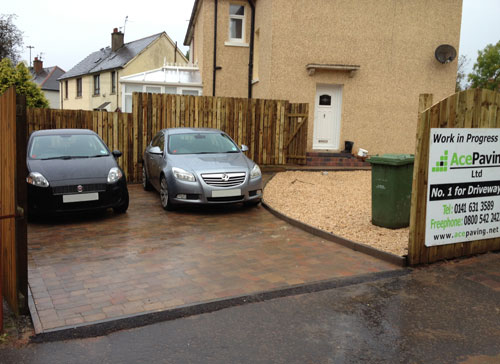
#> input picture test2.jpg, 500 x 364 px
$ python recognition.py   (older library calls are emulated)
#> lines starting #> are read from the running program, lines starting #| are printed output that depends on the picture; after the words box and inside, x2 and y2 are one past the last pixel; in counts of white or black regions, pixels touching at a corner belong together
import cv2
import sys

# The first argument is the image
image = cv2.imread("test2.jpg", 1)
#> image is the input picture: shape (364, 500, 3); mean B, G, R 101.9, 118.4, 131.3

# convert to grayscale
gray_image = cv2.cvtColor(image, cv2.COLOR_BGR2GRAY)
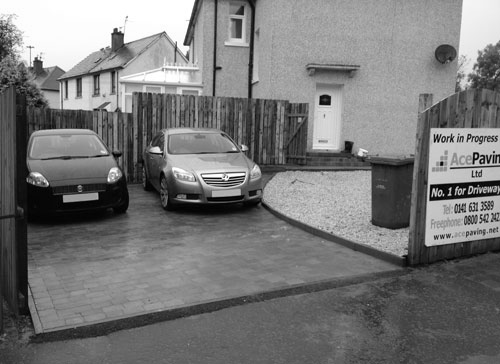
#> gray_image: shape (364, 500); min 0, max 255, mean 120.4

# blur it
blurred_image = cv2.GaussianBlur(gray_image, (7, 7), 0)
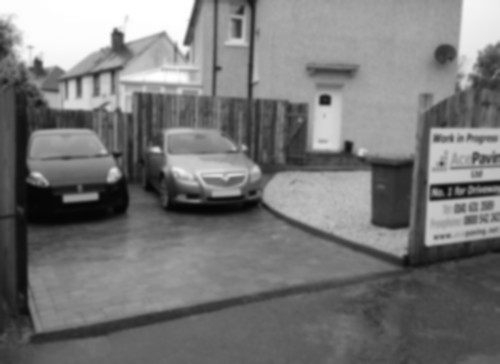
#> blurred_image: shape (364, 500); min 4, max 255, mean 120.4

#show image
cv2.imshow("Orignal Image", image)
cv2.imshow("Blurred image", blurred_image)

#Edge Detector
canny2 = cv2.Canny(blurred_image, 50, 150)
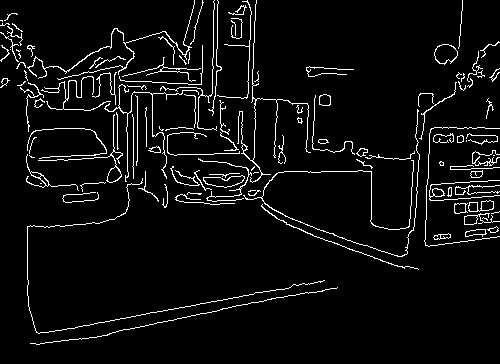
#> canny2: shape (364, 500); 5.2% white in thin lines or dots
cv2.imshow("Canny with high thresholds", canny2)


#finds contours
im, contours, hierarchy= cv2.findContours(canny2, cv2.RETR_EXTERNAL, cv2.CHAIN_APPROX_SIMPLE)
#> contours = 119 contours, 89 with area under 20; largest, box (x1, y1, x2, y2) and area: (434, 44, 458, 65) 338, (203, 175, 245, 188) 306, (468, 200, 494, 212) 186, (38, 114, 123, 183) 170, (464, 213, 500, 225) 112

print("Number of objects found = ", len(contours))
#| Number of objects found =  119
cv2.drawContours(image, contours, -1, (0,255,0), 2)
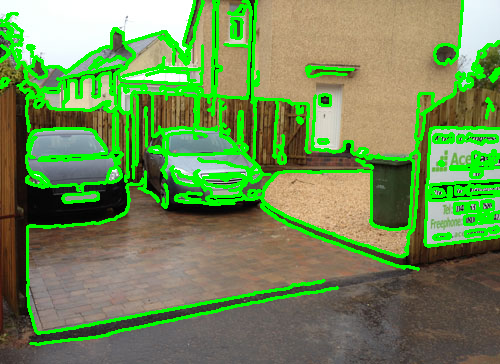
#> image: shape (364, 500, 3); 16.29% of pixels changed, all inside (x1, y1, x2, y2) = (0, 0, 500, 346)
cv2.imshow("objects Found", image)
cv2.waitKey(0)

$ run again, with img.jpg copied over test2.jpg
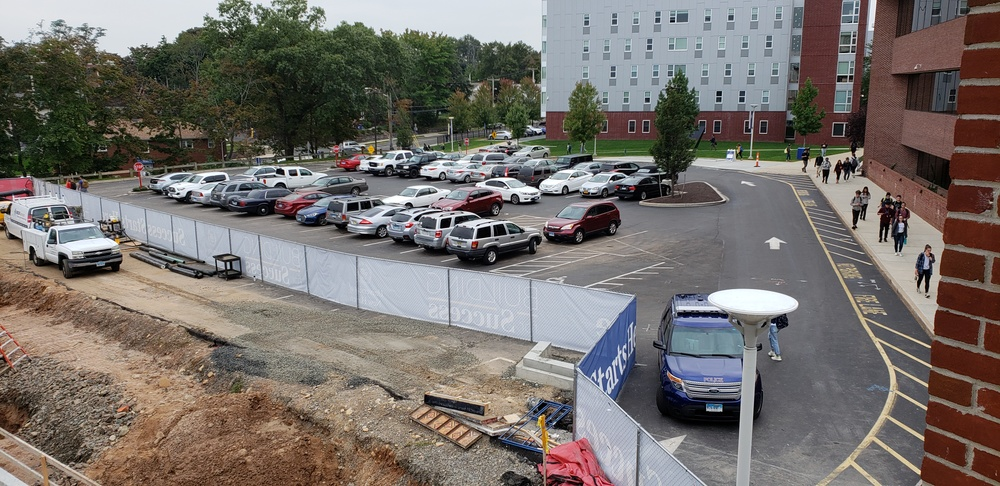
#> input picture img.jpg, 1000 x 486 px, shrunk from 4032 x 1960 before the run
#> image is the input picture: shape (486, 1000, 3); mean B, G, R 106.4, 111.1, 117.4
#> `canny2 = cv2.Canny(blurred_image, 50, 150)`:
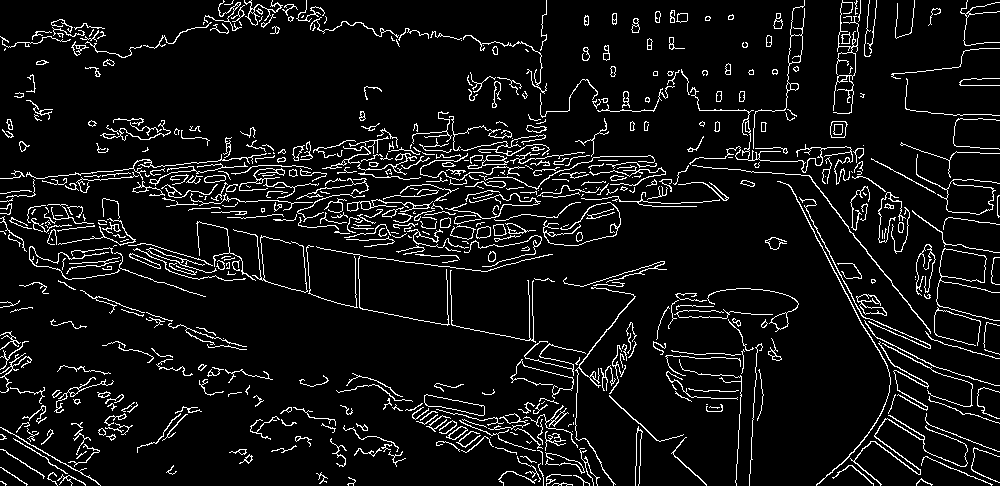
#> canny2: shape (486, 1000); 7.4% white in thin lines or dots
#> contours = 611 contours, 463 with area under 20; largest, box (x1, y1, x2, y2) and area: (936, 248, 1000, 321) 1202, (424, 394, 485, 416) 580, (753, 0, 805, 149) 408, (856, 294, 887, 316) 280, (830, 121, 848, 138) 237
#| Number of objects found =  611
#> `cv2.drawContours(image, contours, -1, (0,255,0), 2)`:
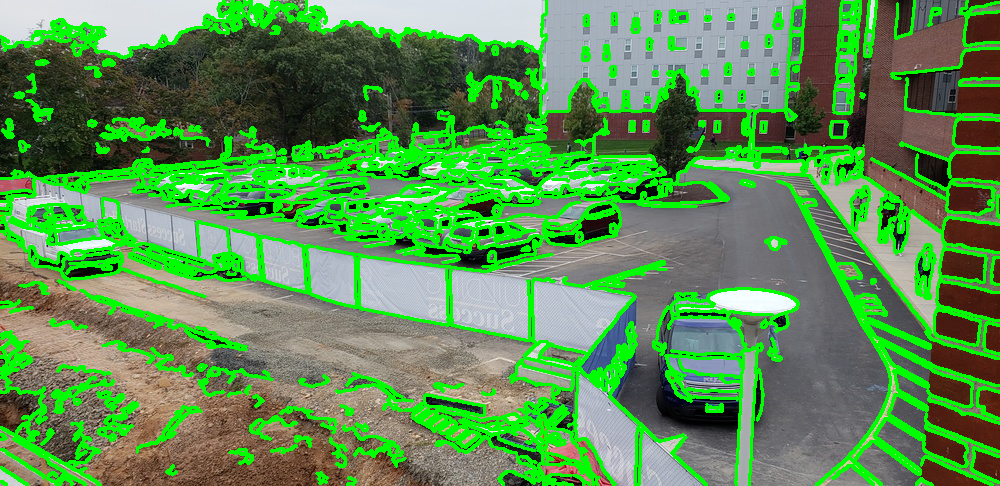
#> image: shape (486, 1000, 3); mean B, G, R 81.6, 144.2, 90.3

$ run again, with img2.jpg copied over test2.jpg
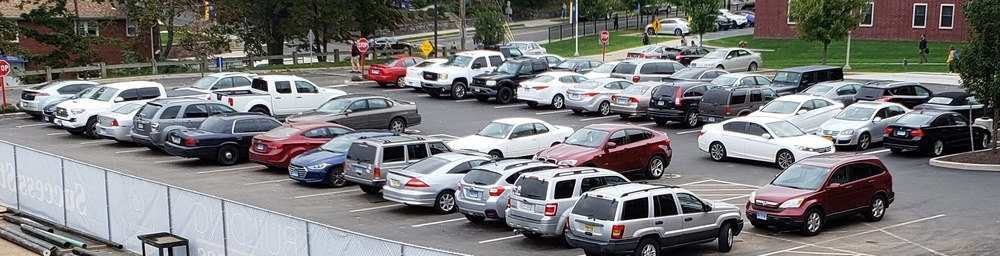
#> input picture img2.jpg, 1000 x 256 px, shrunk from 2151 x 551 before the run
#> image is the input picture: shape (256, 1000, 3); mean B, G, R 119.8, 119.9, 120.1
#> `canny2 = cv2.Canny(blurred_image, 50, 150)`:
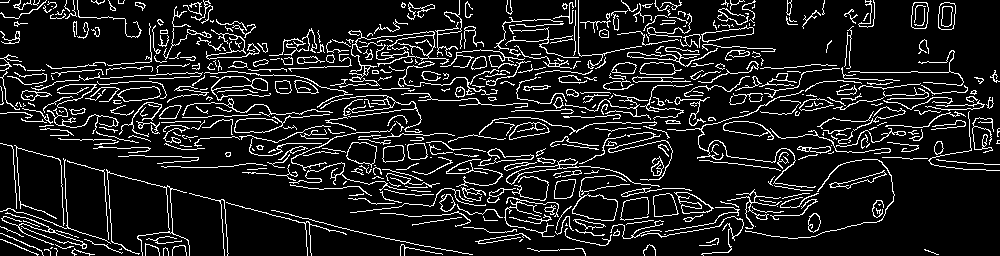
#> canny2: shape (256, 1000); 11.8% white in thin lines or dots
#> contours = 533 contours, 432 with area under 20; largest, box (x1, y1, x2, y2) and area: (572, 175, 630, 221) 874, (346, 142, 377, 168) 516, (723, 121, 774, 140) 452, (653, 193, 679, 217) 450, (117, 86, 161, 102) 442
#| Number of objects found =  533
#> `cv2.drawContours(image, contours, -1, (0,255,0), 2)`:
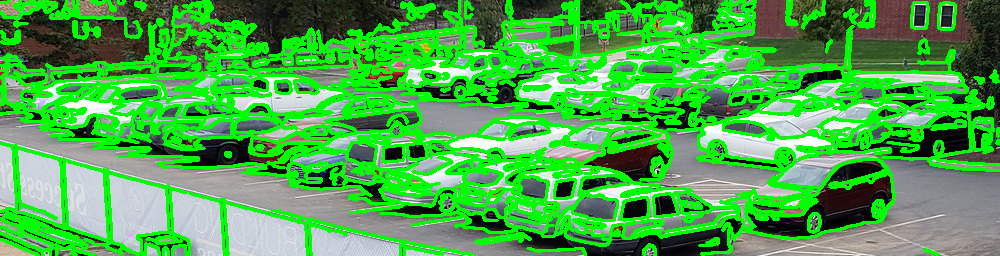
#> image: shape (256, 1000, 3); mean B, G, R 74.7, 169.2, 75

$ run again, with img3.jpg copied over test2.jpg
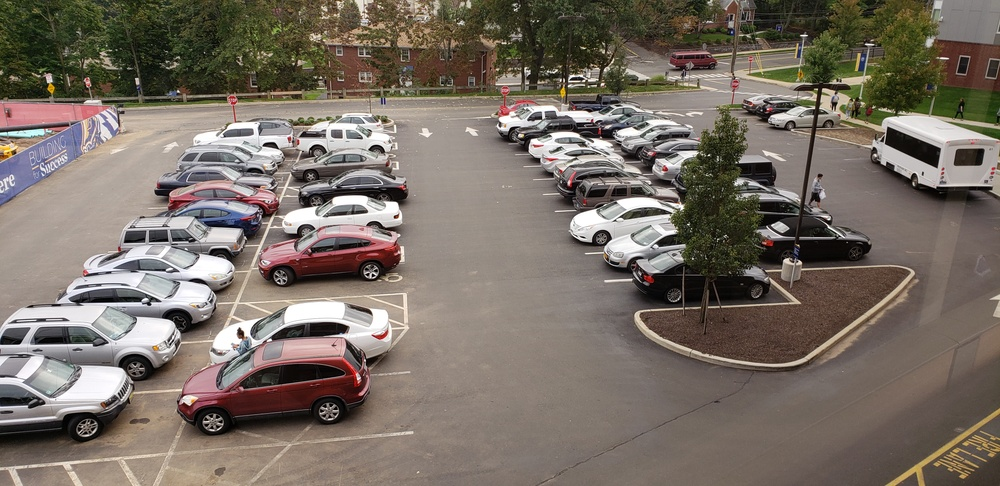
#> input picture img3.jpg, 1000 x 486 px, shrunk from 4032 x 1960 before the run
#> image is the input picture: shape (486, 1000, 3); mean B, G, R 100.7, 110.4, 120.1
#> `canny2 = cv2.Canny(blurred_image, 50, 150)`:
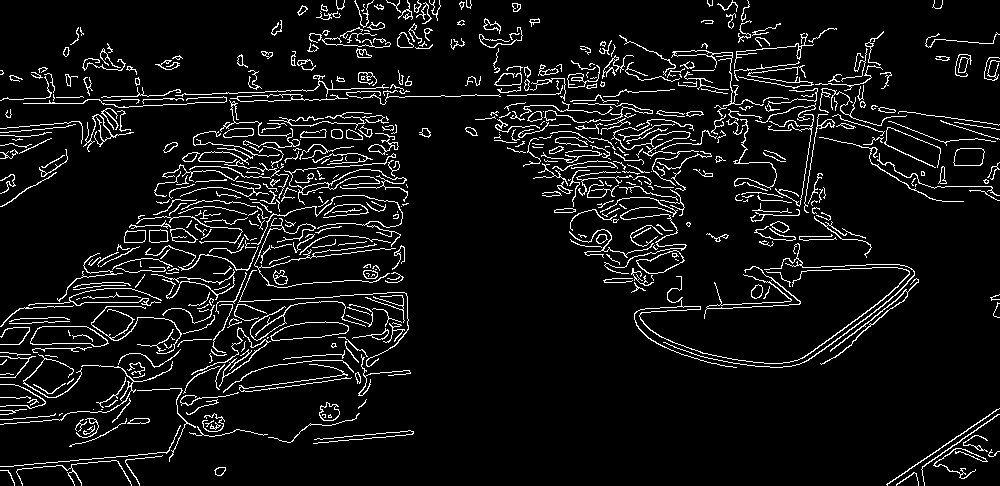
#> canny2: shape (486, 1000); 7.3% white in thin lines or dots
#> contours = 565 contours, 430 with area under 20; largest, box (x1, y1, x2, y2) and area: (30, 326, 109, 347) 1165, (270, 321, 349, 341) 948, (636, 250, 685, 274) 628, (953, 148, 985, 166) 471, (319, 402, 340, 421) 252
#| Number of objects found =  565
#> `cv2.drawContours(image, contours, -1, (0,255,0), 2)`:
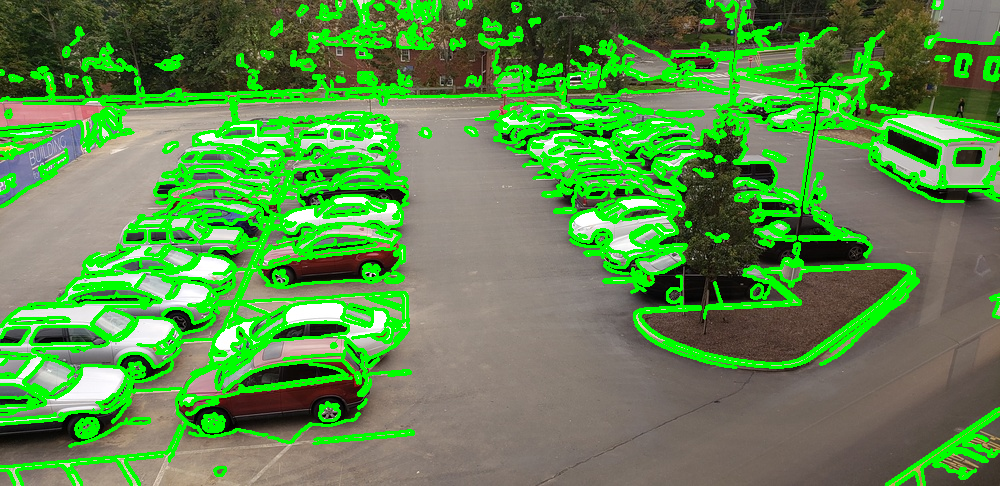
#> image: shape (486, 1000, 3); mean B, G, R 75.2, 140.7, 90.6
